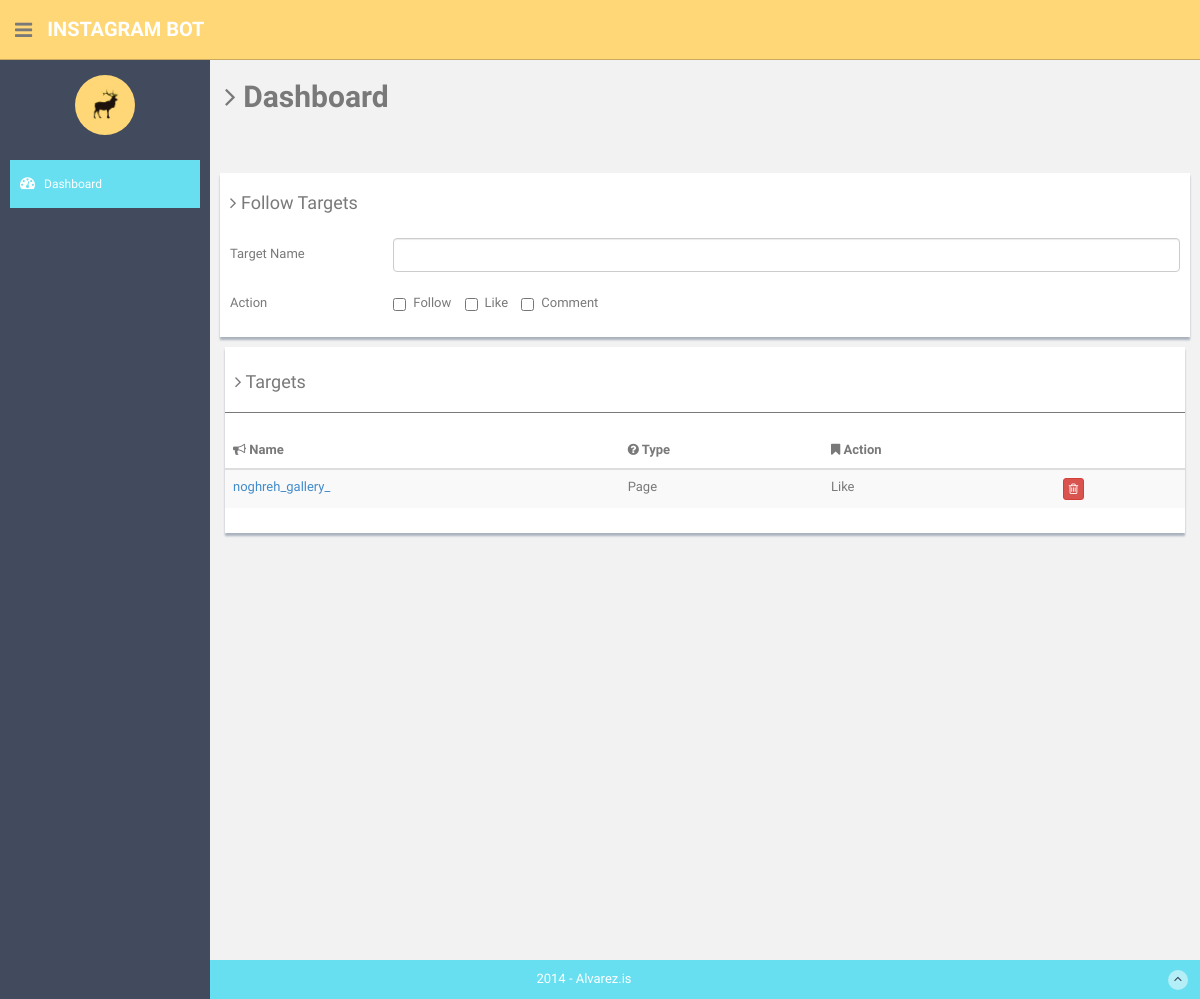
The page /api/dashboard (signed in) on the database as committed earlier.
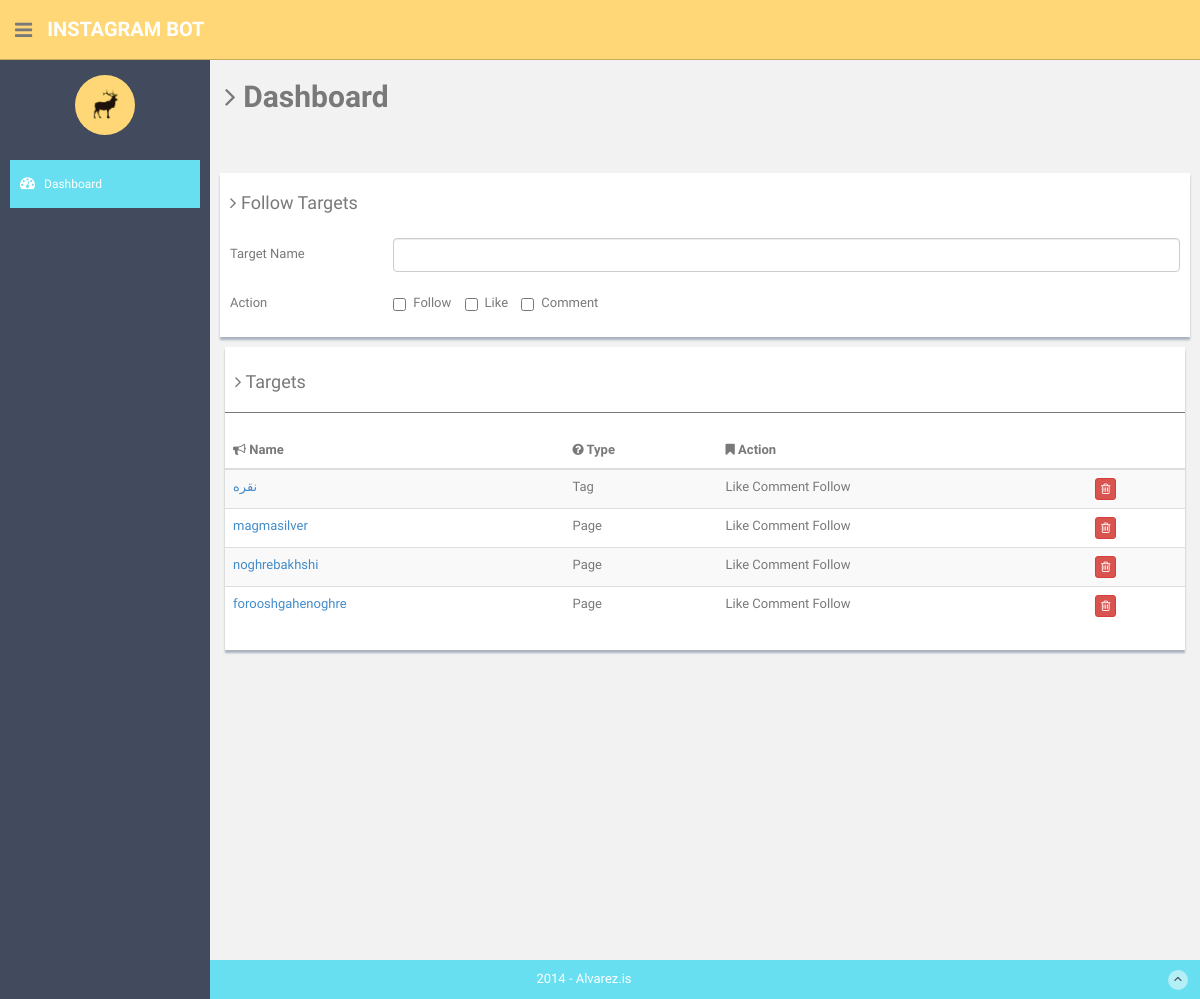
The same page on the database as committed later.
### api/models.py (models this page shows)
class Target(models.Model):
    TYPES = (
        ('T', 'Tag'),
        ('P', 'Page'),
        ('L', 'Place'),
    )
    target = models.CharField(max_length=30)
    target_type = models.CharField(max_length=1, choices=TYPES)
    target_action = models.CharField(max_length=3)

### api/views.py (the view)
# urls.py: path('dashboard', views.dashboard, name='dashboard'),
@login_required
def dashboard(request):
    targets = Target.objects.all()
    for t in targets:
        actions = t.target_action
        t.target_action = ""
        if "l" in actions:
            t.target_action = t.target_action + " Like "
        if "c" in actions:
            t.target_action = t.target_action + " Comment "
        if "f" in actions:
            t.target_action = t.target_action + " Follow "
    return render(request, "./panel/index.html", {"targets":targets})

### templates/panel/index.html (shortened to what this page needs)
<!DOCTYPE html>
<html lang="en">
  <head>
    <link href="/templates/panel/assets/css/bootstrap.css" rel="stylesheet">
    <link href="/templates/panel/assets/font-awesome/css/font-awesome.css" rel="stylesheet" />
    <link href="/templates/panel/assets/css/style.css" rel="stylesheet">
    <link href="/templates/panel/assets/css/style-responsive.css" rel="stylesheet">
  </head>
  <body>
  <section id="container" >
      <header class="header black-bg">
              <div class="sidebar-toggle-box">
                  <div class="fa fa-bars tooltips" data-placement="right" data-original-title="Toggle Navigation"></div>
              </div>
            <a href="index.html" class="logo"><b>Instagram Bot</b></a>
        </header>
      <aside>
          <div id="sidebar"  class="nav-collapse ">
              <ul class="sidebar-menu" id="nav-accordion">
              	  <p class="centered"><a><img src="/templates/panel/assets/img/ui-sam.jpg" class="img-circle" width="60"></a></p>
                  <li class="mt">
                      <a class="active" href="/api/dashboard">
                          <i class="fa fa-dashboard"></i>
                          <span>Dashboard</span>
                      </a>
                  </li>
          </div>
      </aside>
      <section id="main-content">
          <section class="wrapper site-min-height">
          	<h2><i class="fa fa-angle-right"></i><b> Dashboard</b></h2>
                <div class="row mt">
                    <div class="row mt">
                    <div class="col-lg-12">
                        <div class="form-panel">
                        <h4 class="mb"><i class="fa fa-angle-right"></i> Follow Targets</h4>
                            <form class="form-horizontal tasi-form">
                                <div class="form-group">
                                    <label class="col-sm-2 control-label col-lg-2" for="inputSuccess">Target Name</label>
                                    <div class="col-lg-10">
                                        <input type="text" class="form-control" id="search" name="name">
                                    </div>
                                </div>
                                <div class="form-group">
                                    <label class="col-sm-2 control-label col-lg-2" for="inputError">Action</label>
                                    <div class="col-lg-10">
                                        <label class="checkbox-inline">
                                            <input type="checkbox" id="a_f" value="F" name="action_f"> Follow
                                        </label>
                                        <label class="checkbox-inline">
                                            <input type="checkbox" id="a_l" value="L" name="action_l"> Like
                                        </label>
                                        <label class="checkbox-inline">
                                            <input type="checkbox" id="a_c" value="C" name="action_c"> Comment
                                        </label>
                                    </div>
                                </div>
                            </form>
                        </div>
                    </div>
                </div>
                <div class="col-md-12">
                      <div class="content-panel">
                          <table class="table table-striped table-advance table-hover">
	                  	  	  <h4><i class="fa fa-angle-right"></i> Targets</h4>
	                  	  	  <hr>
                              <thead>
                              <tr>
                                  <th><i class="fa fa-bullhorn"></i> Name</th>
                                  <th class="hidden-phone"><i class="fa fa-question-circle"></i> Type</th>
                                  <th><i class="fa fa-bookmark"></i> Action</th>
                                  <th></th>
                              </tr>
                              </thead>
                              <tbody>
                              {% for target in targets %}
                              <tr>
                                  <td><a>{{target.target}}</a></td>
                                  <td class="hidden-phone">{{target.get_target_type_display}}</td>
                                  <td>{{target.target_action}}</td>
                                  <td>
                                      <a href="/api/deletetarget/{{target.id}}"><button class="btn btn-danger btn-xs"><i class="fa fa-trash-o "></i></button></a>
                                  </td>
                              </tr>
                              {% endfor %}
                              </tbody>
                          </table>
                      </div>
                  </div>
          	</div>
		</section><! --/wrapper -->
      </section>
      <footer class="site-footer">
          <div class="text-center">
              2014 - Alvarez.is
              <a href="blank.html#" class="go-top">
                  <i class="fa fa-angle-up"></i>
              </a>
          </div>
      </footer>
  </section>
  </body>
</html>

### templates/panel/assets/css/style.css (style rules this page uses)
body { color: #797979; background: #f2f2f2; font-family: 'Ruda', sans-serif; padding: 0px !important; margin: 0px !important; font-size:13px; }
ul li { list-style: none; }
a, a:hover, a:focus { text-decoration: none; outline: none; }
#container { width: 100%; height: 100%; }
hr { margin-top: 20px; margin-bottom: 20px; border: 0; border-top: 1px solid #797979; }
.centered { text-align: center; }
.mt { margin-top: 25px; }
.mb { margin-bottom: 25px; }
#sidebar { width: 210px; height: 100%; position: fixed; background: #424a5d; }
#sidebar ul li { position: relative; }
ul.sidebar-menu , ul.sidebar-menu li ul.sub { margin: -2px 0 0; padding: 0; }
ul.sidebar-menu { margin-top: 75px; }
ul.sidebar-menu li { margin-bottom: 5px; margin-left:10px; margin-right:10px; }
ul.sidebar-menu li a span { display: inline-block; }
ul.sidebar-menu li a { color: #aeb2b7; text-decoration: none; display: block; padding: 15px 0 15px 10px; font-size: 12px; outline: none; -webkit-transition: all 0.3s ease; -moz-transition: all 0.3s ease; -o-transition: all 0.3s ease; -ms-transition: all 0.3s ease; transition: all 0.3s ease; }
ul.sidebar-menu li a.active, ul.sidebar-menu li a:hover, ul.sidebar-menu li a:focus { background: #68dff0; color: #fff; display: block; -webkit-transition: all 0.3s ease; -moz-transition: all 0.3s ease; -o-transition: all 0.3s ease; -ms-transition: all 0.3s ease; transition: all 0.3s ease; }
ul.sidebar-menu li a i { font-size: 15px; padding-right: 6px; }
ul.sidebar-menu li a.active i { color: #fff; }
#main-content { margin-left: 210px; }
.header, .footer { min-height: 60px; padding: 0 15px; }
.header { position: fixed; left: 0; right: 0; z-index: 1002; }
.black-bg { background: #ffd777; border-bottom: 1px solid #c9aa5f; }
.wrapper { display: inline-block; margin-top: 60px; padding-left: 15px; padding-right: 15px; padding-bottom: 15px; padding-top: 0px; width: 100%; }
a.logo { font-size: 20px; color: #ffffff; float: left; margin-top: 15px; text-transform: uppercase; }
a.logo b { font-weight: 900; }
.sidebar-toggle-box { float: left; padding-right: 15px; margin-top: 20px; }
.sidebar-toggle-box .fa-bars { cursor: pointer; display: inline-block; font-size: 20px; }
.content-panel { background: #ffffff; box-shadow: 0px 3px 2px #aab2bd; padding-top: 15px; padding-bottom: 5px; }
.content-panel h4 { margin-left: 10px; }
.form-panel { background: #ffffff; margin: 10px; padding: 10px; box-shadow: 0px 3px 2px #aab2bd; text-align: left; }
label { font-weight: 400; }
@media (min-width: 768px) { .form-horizontal .control-label { text-align: left; } }
.site-footer { background: #68dff0; color: #fff; padding: 10px 0; }
.go-top { margin-right: 1%; float: right; background: rgba(255,255,255,.5); width: 20px; height: 20px; border-radius: 50%; -webkit-border-radius: 50%; }
.go-top i { color: #2A3542; }
.site-min-height { min-height: 900px; }

Rows that differ between the two databases and show on the page:
removed Target: target "noghreh_gallery_", target_type "Page", target_action "Like"
added Target: target "نقره", target_type "Tag", target_action "Like Comment Follow"
added Target: target "magmasilver", target_type "Page", target_action "Like Comment Follow"
added Target: target "noghrebakhshi", target_type "Page", target_action "Like Comment Follow"
added Target: target "forooshgahenoghre", target_type "Page", target_action "Like Comment Follow"
